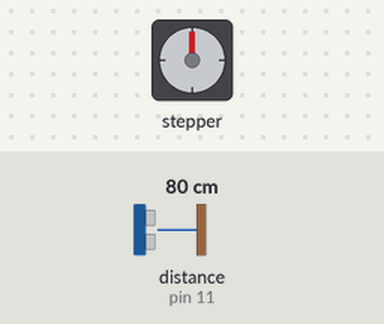
A sketch run on a simulated Arduino Mega 2560, built with avr-gcc and run on an emulated ATmega2560. Shown: stepper motor. Wiring (inferred from the names in the program): stepper motor driver (200 steps per turn assumed): step pin 3; direction pin 4. Inputs (shaded band) come from the test bench; at power-on: distance to the obstacle (sensor on pin 11) 80 cm. The echo pulse lasts 58.3 µs per cm; what the sketch prints to the serial monitor is not drawn.

Above: at 1.2 s.
1.3 s: distance to the obstacle (sensor on pin 11) set to 11 cm
2.8 s: distance to the obstacle (sensor on pin 11) set to 8 cm
Timing chart, 0 to 10.6 s (numbered marks = the images above; inputs shaded):
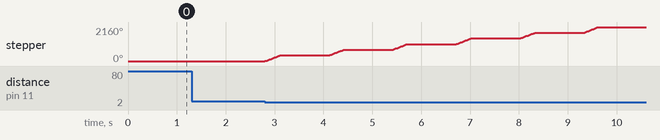

The sketch:

Senior_Design.ino
```cpp
/*  Code for BME 371 Senior Design
    Team 18:
    Shivani Gupta, Redon Kallashi, Hannah Wang, Enoch Wong, Le Hoang
    Adapted from and Modified:
    - Simple Stepper Motor Control Example Code, by Dejan Nedelkovski
    - Utilized NewPing Library
*/

// Library Includes
#include <NewPing.h>

// ************ Initialization ************
// INSERTION: Ultrasonic Sensor
// Using the NewPing Library
#define TRIGGER_PIN   12 // Arduino pin tied to trigger pin on ping sensor.
#define ECHO_PIN      11 // Arduino pin tied to echo pin on ping sensor.
#define MAX_DISTANCE 200 // Maximum distance we want to ping for (in centimeters)

// WAITING RACK: defines pins numbers
const int stepPin = 3;
const int dirPin = 4;

unsigned int pingSpeed = 50; // How frequently are we going to send out a ping (in milliseconds). 50ms would be 20 times a second.
unsigned long pingTimer;     // Holds the next ping time.

NewPing sonar(TRIGGER_PIN, ECHO_PIN, MAX_DISTANCE); // NewPing setup of pins and maximum distance.


// ************ Set Up ************
void setup() {
  // Set up the serial monitor:
  Serial.begin(115200); // Open serial monitor at 115200 baud to see ping results.

  // INSERTION: Ultrasonic Sensor
  pingTimer = millis(); // Start now.

  // TRANSTITIONS: Servo Motors

  // WAITING RACK: Stepper Motor
  pinMode(stepPin, OUTPUT);
  pinMode(dirPin, OUTPUT);
}

// ************ Loop ************
void loop() {
  // INSERTION: Ultrasonic Sensor
  // Notice how there's no delays in this sketch to allow you to do other processing in-line while doing distance pings.
  if (millis() >= pingTimer) {   // pingSpeed milliseconds since last ping, do another ping.
    pingTimer += pingSpeed;      // Set the next ping time.
    sonar.ping_timer(echoCheck); // Send out the ping, calls "echoCheck" function every 24uS where you can check the ping status.
  }

  // TRANSTITIONS: Servo Motors
  if ((sonar.ping_result / US_ROUNDTRIP_CM >= 4) && (sonar.ping_result / US_ROUNDTRIP_CM < 10)) { // start sliding door
    Serial.println("Transition:");
  }

  // WAITING RACK: Stepper Motor
  if ((sonar.ping_result / US_ROUNDTRIP_CM >= 4) && (sonar.ping_result / US_ROUNDTRIP_CM < 10)) { // start one rotation of waiting rack
    // Start the timer:
    // Move Waiting Rack:
    Serial.println("Spinning:");
    WR_test_onerotation();
  }
}

// ************ Private Helper Functions ************

void echoCheck() { // Timer2 interrupt calls this function every 24uS where you can check the ping status.
  // Don't do anything here!
  if (sonar.check_timer()) { // This is how you check to see if the ping was received.
    // Here's where you can add code.
    Serial.print("Ping: ");
    Serial.print(sonar.ping_result / US_ROUNDTRIP_CM); // Ping returned, uS result in ping_result, convert to cm with US_ROUNDTRIP_CM.
    Serial.println("cm");
  }
  // Don't do anything here!
}

void WR_test_onerotation() {
  digitalWrite(dirPin, HIGH); // Enables the motor to move in a particular direction
  // Makes 200 pulses for making one full cycle rotation
  for (int x = 0; x < 200; x++) {
    digitalWrite(stepPin, HIGH);
    delayMicroseconds(1000);
    digitalWrite(stepPin, LOW);
    delayMicroseconds(500);
  }
  delay(1000); // One second delay
}
```

Measured:
- after the input at 1.3 s, every drawn part: stays the same
- after the input at 2.8 s, stepper: turns 360° clockwise in 0.30 s, repeating every 1.3 s
